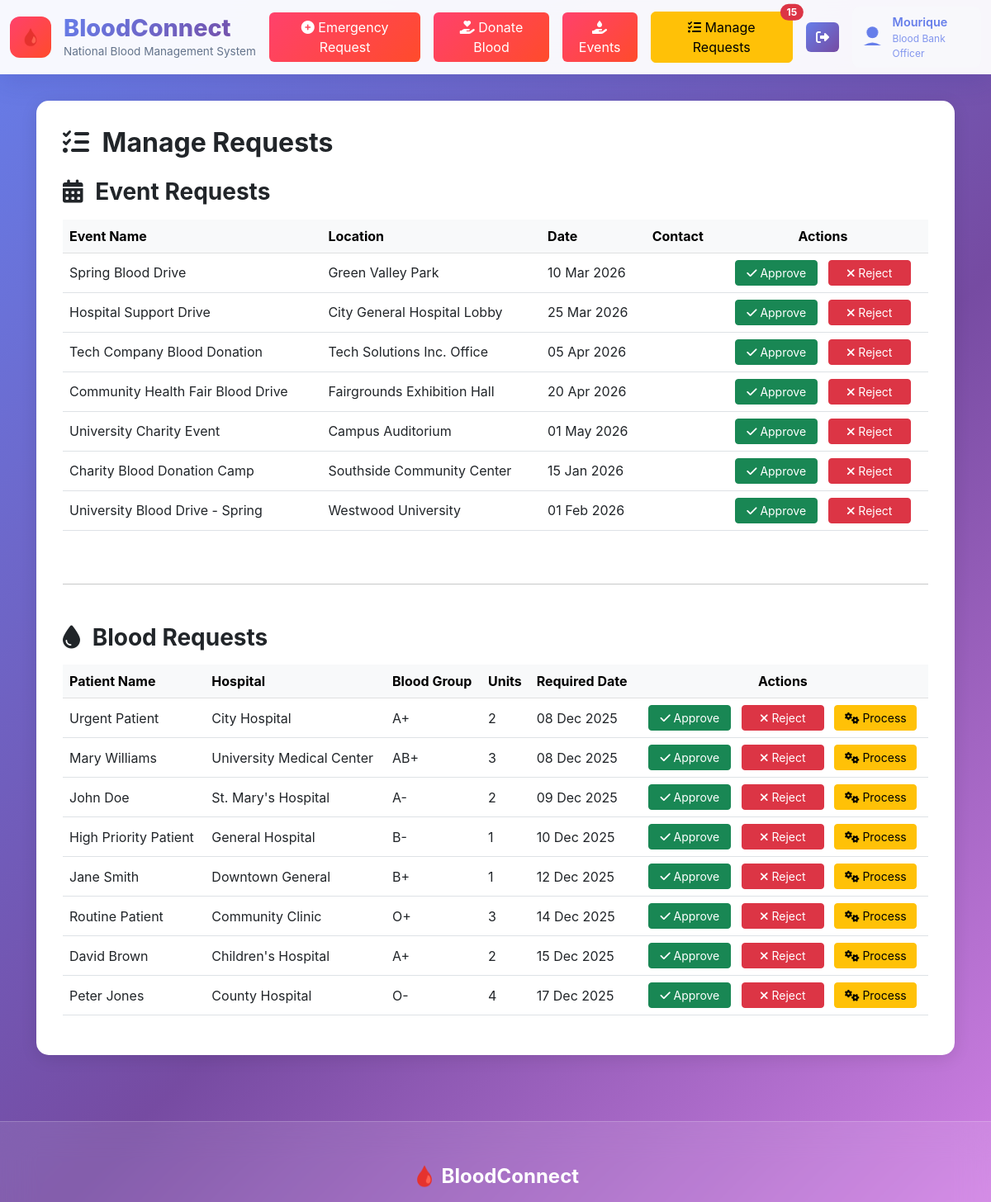
The page /manage_requests.php (signed in, upper part) on the database as committed earlier.
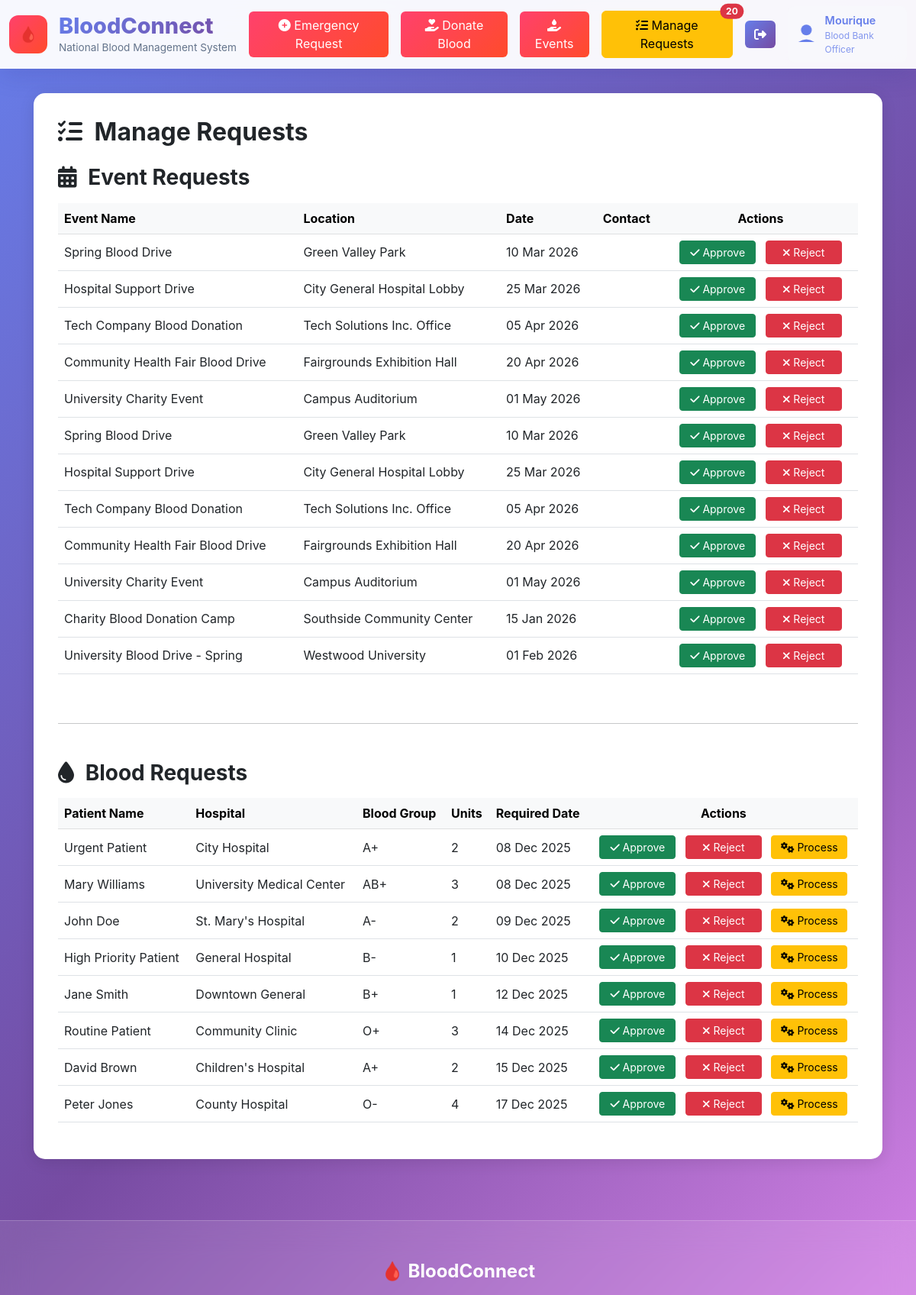
The same page on the database as committed later.
### tables this page shows
CREATE TABLE `blood_events` (
  `id` int(11) NOT NULL AUTO_INCREMENT,
  `event_name` varchar(255) NOT NULL,
  `event_type` varchar(100) NOT NULL,
  `description` text DEFAULT NULL,
  `location` varchar(255) NOT NULL,
  `event_date` date NOT NULL,
  `start_time` time NOT NULL,
  `end_time` time NOT NULL,
  `organizer` varchar(255) DEFAULT NULL,
  `target_donors` int(11) DEFAULT 0,
  `registered_donors` int(11) DEFAULT 0,
  `donated_units` int(11) DEFAULT 0,
  `status` enum('pending','approved','rejected','completed') DEFAULT 'pending',
  `contact_person` varchar(255) DEFAULT NULL,
  `created_at` timestamp NOT NULL DEFAULT current_timestamp(),
  `updated_at` timestamp NOT NULL DEFAULT current_timestamp() ON UPDATE current_timestamp(),
  PRIMARY KEY (`id`)
);

CREATE TABLE `blood_request` (
  `id` int(11) NOT NULL AUTO_INCREMENT,
  `patient_name` varchar(255) DEFAULT NULL,
  `blood_group` varchar(10) DEFAULT NULL,
  `units` int(11) DEFAULT NULL,
  `hospital_name` varchar(255) DEFAULT NULL,
  `hospital_location` varchar(255) DEFAULT NULL,
  `mob` varchar(20) DEFAULT NULL,
  `required_date` date DEFAULT NULL,
  `status` enum('pending','approved','rejected','processing') NOT NULL DEFAULT 'pending',
  `priority` enum('urgent','high','routine') NOT NULL DEFAULT 'routine',
  `created_at` timestamp NOT NULL DEFAULT current_timestamp(),
  PRIMARY KEY (`id`)
);

### manage_requests.php (the view, shortened to what this page needs)
<?php
include 'connect.php';
$sql_events = "SELECT * FROM blood_events WHERE status = 'pending' ORDER BY created_at DESC";
$result_events = mysqli_query($conn, $sql_events);
$pending_events = [];
if ($result_events && mysqli_num_rows($result_events) > 0) {
    while ($row = mysqli_fetch_assoc($result_events)) {
        $pending_events[] = $row;
    }
}
$sql_blood = "SELECT * FROM blood_request WHERE status = 'pending' ORDER BY required_date ASC";
$result_blood = mysqli_query($conn, $sql_blood);
$pending_blood_requests = [];
if ($result_blood && mysqli_num_rows($result_blood) > 0) {
    while ($row = mysqli_fetch_assoc($result_blood)) {
        $pending_blood_requests[] = $row;
    }
}
?>
<!DOCTYPE html>
<html lang="en">
<head>
    <link href="https://cdnjs.cloudflare.com/ajax/libs/bootstrap/5.3.0/css/bootstrap.min.css" rel="stylesheet">
    <link href="https://cdnjs.cloudflare.com/ajax/libs/font-awesome/6.4.0/css/all.min.css" rel="stylesheet">
    <link rel="stylesheet" href="styles.css">
</head>
<body>
    <?php include 'header.php'; ?>
    <div class="main-wrapper">
        <div class="container">
            <div class="table-container">
                <h2 class="mb-4 fw-bold"><i class="fas fa-tasks me-2"></i> Manage Requests</h2>
                <h3 class="mb-3 fw-bold"><i class="fas fa-calendar-alt me-2"></i> Event Requests</h3>
                <?php if (empty($pending_events)): ?>
                    <div class="alert alert-info">There are no pending event requests to review.</div>
                <?php else: ?>
                    <div class="table-responsive">
                        <table class="table table-hover">
                            <thead class="table-light">
                                <tr>
                                    <th>Event Name</th>
                                    <th>Location</th>
                                    <th>Date</th>
                                    <th>Contact</th>
                                    <th class="text-center">Actions</th>
                                </tr>
                            </thead>
                            <tbody>
                                <?php foreach ($pending_events as $event): ?>
                                    <tr>
                                        <td><?php echo htmlspecialchars($event['event_name']); ?></td>
                                        <td><?php echo htmlspecialchars($event['location']); ?></td>
                                        <td><?php echo date('d M Y', strtotime($event['event_date'])); ?></td>
                                        <td><?php echo htmlspecialchars($event['contact_person']); ?></td>
                                        <td class="text-center">
                                            <a href="approve_event.php?id=<?php echo $event['id']; ?>" class="btn btn-success btn-sm me-2 btn-action">
                                                <i class="fas fa-check"></i> Approve
                                            </a>
                                            <a href="delete_event.php?id=<?php echo $event['id']; ?>&redirect_to=manage_requests" class="btn btn-danger btn-sm btn-action" onclick="return confirm('Are you sure you want to reject and delete this event request?');">
                                                <i class="fas fa-times"></i> Reject
                                            </a>
                                        </td>
                                    </tr>
                                <?php endforeach; ?>
                            </tbody>
                        </table>
                    </div>
                <?php endif; ?>
                <hr class="my-5">
                <h3 class="mb-3 fw-bold"><i class="fas fa-tint me-2"></i> Blood Requests</h3>
                <?php if (empty($pending_blood_requests)): ?>
                    <div class="alert alert-info">There are no pending blood requests to review.</div>
                <?php else: ?>
                    <div class="table-responsive">
                        <table class="table table-hover">
                            <thead class="table-light">
                                <tr>
                                    <th>Patient Name</th>
                                    <th>Hospital</th>
                                    <th>Blood Group</th>
                                    <th>Units</th>
                                    <th>Required Date</th>
                                    <th class="text-center">Actions</th>
                                </tr>
                            </thead>
                            <tbody>
                                <?php foreach ($pending_blood_requests as $request): ?>
                                    <tr>
                                        <td><?php echo htmlspecialchars($request['patient_name']); ?></td>
                                        <td><?php echo htmlspecialchars($request['hospital_name']); ?></td>
                                        <td><?php echo htmlspecialchars($request['blood_group']); ?></td>
                                        <td><?php echo htmlspecialchars($request['units']); ?></td>
                                        <td><?php echo date('d M Y', strtotime($request['required_date'])); ?></td>
                                        <td class="text-center">
                                            <a href="approve_blood_request.php?id=<?php echo $request['id']; ?>" class="btn btn-success btn-sm me-2 btn-action">
                                                <i class="fas fa-check"></i> Approve
                                            </a>
                                            <a href="reject_blood_request.php?id=<?php echo $request['id']; ?>" class="btn btn-danger btn-sm me-2 btn-action" onclick="return confirm('Are you sure you want to reject this blood request?');">
                                                <i class="fas fa-times"></i> Reject
                                            </a>
                                            <a href="process_blood_request.php?id=<?php echo $request['id']; ?>" class="btn btn-warning btn-sm btn-action">
                                                <i class="fas fa-cogs"></i> Process
                                            </a>
                                        </td>
                                    </tr>
                                <?php endforeach; ?>
                            </tbody>
                        </table>
                    </div>
                <?php endif; ?>
            </div>
        </div>
    </div>
    <?php include 'footer.php'; ?>
</body>
</html>

### header.php (shortened to what this page needs)
<nav class="navbar navbar-expand-lg navbar-light sticky-top">
    <div class="container-fluid">
        <a class="navbar-brand d-flex align-items-center" href="landing_page.php">
            <div class="logo-icon"></div>
            <div>
                <h1>BloodConnect</h1>
                <p>National Blood Management System</p>
            </div>
        </a>
        <div class="collapse navbar-collapse" id="navbarNav">
            <div class="ms-auto d-flex align-items-center gap-3">
                <a href="blood_request.php"><button class="btn btn-danger emergency-btn">
                        <i class="fas fa-plus-circle"></i>
                        Emergency Request
                    </button>
                </a>
                <a href="blood_donor_form.php"><button class="btn btn-danger emergency-btn">
                        <i class="fas fa-hand-holding-heart"></i>
                        Donate Blood
                    </button>
                </a>
                <a href="blood_event.php"><button class="btn btn-danger emergency-btn">
                        <i class="fa-solid fa-hand-holding-droplet"></i>
                        Events
                    </button>
                </a>
                <?php if (isset($_SESSION['user_id'])): ?>
                    <?php
                    if ($_SESSION['role'] === 'admin') {
                        include 'connect.php';
                        $sql_events_count = "SELECT COUNT(*) as pending_events FROM blood_events WHERE status = 'pending'";
                        $result_events_count = mysqli_query($conn, $sql_events_count);
                        $pending_events_count = 0;
                        if ($result_events_count) {
                            $pending_events_count = mysqli_fetch_assoc($result_events_count)['pending_events'];
                        }
                        $sql_blood_count = "SELECT COUNT(*) as pending_blood FROM blood_request WHERE status = 'pending'";
                        $result_blood_count = mysqli_query($conn, $sql_blood_count);
                        $pending_blood_count = 0;
                        if ($result_blood_count) {
                            $pending_blood_count = mysqli_fetch_assoc($result_blood_count)['pending_blood'];
                        }
                        $total_pending_count = $pending_events_count + $pending_blood_count;
                        ?>
                        <a href="manage_requests.php" class="btn btn-warning position-relative">
                            <i class="fas fa-tasks"></i> Manage Requests
                            <?php if ($total_pending_count > 0): ?>
                                <span class="position-absolute top-0 start-100 translate-middle badge rounded-pill bg-danger">
                                    <?php echo $total_pending_count; ?>
                                </span>
                            <?php endif; ?>
                        </a>
                        <?php
                    }
                    ?>
                    <a href="logout.php" class="btn btn-logout" style="transition: transform 0.3s ease-in-out, box-shadow 0.3s ease-in-out;" onmouseover="this.style.transform='scale(1.1)'; this.style.boxShadow='0 8px 20px rgba(0, 0, 0, 0.3)'; this.style.color='white';" onmouseout="this.style.transform='scale(1)'; this.style.boxShadow='none'; this.style.color='white';"><i class="fas fa-sign-out-alt"></i></a>
                <?php endif; ?>
                <div class="d-flex align-items-center gap-2 bg-light bg-opacity-25 rounded-3 p-2">
                    <div class="rounded-circle bg-primary"
                        style="width: 35px; height: 35px; ">
                            </div>
                            <div class="text-white">
                                <div style="font-weight: 600; font-size: 0.9rem; color: #667eea;">Mourique</div>
                                <div style="font-size: 0.75rem; opacity: 0.8;color: #667eea;">Blood Bank Officer</div>
                            </div>
                        </div>
            </div>
        </div>
    </div>
</nav>

### footer.php (shortened to what this page needs)
<footer class="footer mt-5 py-5">
    <div class="container-fluid px-4">
        <div class="text-center">
            <div class="footer-logo mb-3">🩸 BloodConnect</div>
        </div>
    </div>
</footer>

### styles.css (style rules this page uses)
:root { --primary-gradient: linear-gradient(135deg, #667eea 0%, #764ba2 100%); --danger-gradient: linear-gradient(135deg, #ff416c 0%, #ff4b2b 100%); --success-gradient: linear-gradient(135deg, #00b09b 0%, #96c93d 100%); --warning-gradient: linear-gradient(135deg, #ffb347 0%, #ffcc33 100%); --info-gradient: linear-gradient(135deg, #4facfe 0%, #00f2fe 100%); --glass-bg: rgba(255, 255, 255, 0.1); --glass-border: rgba(255, 255, 255, 0.2); }
body { font-family: 'Inter', sans-serif; background: linear-gradient(135deg, #667eea 0%, #764ba2 50%, #f093fb 100%); background-attachment: fixed; min-height: 100vh; }
.navbar { background: rgba(255, 255, 255, 0.95) !important; backdrop-filter: blur(20px); box-shadow: 0 8px 32px rgba(31, 38, 135, 0.15); }
.logo-icon { width: 50px; height: 50px; background: var(--danger-gradient); border-radius: 12px; display: flex; align-items: center; justify-content: center; margin-right: 15px; }
.logo-icon::after { content: '🩸'; font-size: 20px; }
.navbar-brand h1 { font-size: 1.8rem; font-weight: 800; background: var(--primary-gradient); -webkit-background-clip: text; -webkit-text-fill-color: transparent; background-clip: text; margin: 0; }
.navbar-brand p { font-size: 0.85rem; color: #64748b; margin: 0; }
.emergency-btn { background: var(--danger-gradient); border: none; animation: pulse 2s infinite; }
.btn-login, .btn-logout { background: var(--primary-gradient); border: none; color: white; transition: transform 0.3s ease-in-out, box-shadow 0.3s ease-in-out; }
.footer { background: rgba(255, 255, 255, 0.1); backdrop-filter: blur(20px); border-top: 1px solid var(--glass-border); color: rgba(255, 255, 255, 0.8); }
.footer-logo { font-size: 1.5rem; font-weight: 700; color: white; }
:root { --primary-gradient: linear-gradient(135deg, #667eea 0%, #764ba2 100%); --danger-gradient: linear-gradient(135deg, #ff416c 0%, #ff4b2b 100%); --glass-border: rgba(255, 255, 255, 0.2); --text-primary: #2c3e50; --text-secondary: #64748b; --shadow-light: 0 8px 32px rgba(31, 38, 135, 0.15); --shadow-medium: 0 12px 40px rgba(31, 38, 135, 0.25); }
body { font-family: 'Inter', sans-serif; background: linear-gradient(135deg, #667eea 0%, #764ba2 50%, #f093fb 100%); }
footer { background: rgba(255, 255, 255, 0.1); color: white; }

### manage_requests.php (style rules this page uses)
.main-wrapper { padding: 2rem; }
.table-container { background: #fff; padding: 2rem; border-radius: 15px; box-shadow: 0 4px 20px rgba(0,0,0,0.1); }
.table th, .table td { vertical-align: middle; }
.btn-action { width: 100px; }

Rows that differ between the two databases and show on the page:
added blood_events: event_name "Spring Blood Drive", location "Green Valley Park", event_date "10 Mar 2026"
added blood_events: event_name "Hospital Support Drive", location "City General Hospital Lobby", event_date "25 Mar 2026"
added blood_events: event_name "Tech Company Blood Donation", location "Tech Solutions Inc. Office", event_date "05 Apr 2026"
added blood_events: event_name "Community Health Fair Blood Drive", location "Fairgrounds Exhibition Hall", event_date "20 Apr 2026"
added blood_events: event_name "University Charity Event", location "Campus Auditorium", event_date "01 May 2026"
Other text that changed with them:
$total_pending_count: "15" → "20"
